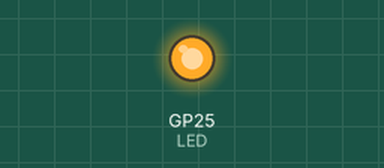
A program run on a simulated Raspberry Pi Pico running MicroPython. Shown: output pins drawn as LEDs (lit = HIGH). WiFi joins after 1.5 s; the clock reads 2024-03-15 10:24:30 at power-on unless the program sets it; what the program prints to the serial console is not drawn.

Above: at 3.0 s.
At 5.0 s:
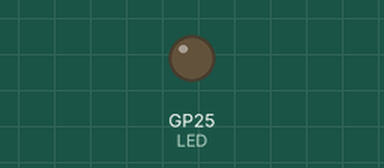
Timing chart, 0 to 7.2 s (numbered marks = the images above):
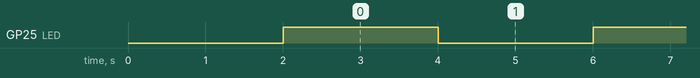

The program:

main.py
```python
# (licence header left out)
# Import statements
from machine import Pin
import time
import network

# Constants
SSID = "ssid"  # WiFi SSID
PASSWORD = "pass"  # WiFi PASSWORD
LED_PIN = 'LED'  # GPIO pin number for the onboard LED
LED = Pin(LED_PIN, Pin.OUT)
TIMEOUT = 10  # Connection timeout in seconds
RETRY_LIMIT = 5  # Number of connection attempts before waiting
RETRY_DELAY = 300  # Delay between retry attempts in seconds (5 minutes)

def blink_led(duration=2, interval=2, times=1):
    """Blink the LED for a specified duration and interval."""
    for _ in range(times):
        LED.value(1)
        time.sleep(duration)
        LED.value(0)
        time.sleep(interval)

def connect_wifi():
    """Connect to Wi-Fi with retries and return True if successful, False otherwise."""
    wifi = network.WLAN(network.STA_IF)
    wifi.active(True)

    for attempt in range(RETRY_LIMIT):
        wifi.connect(SSID, PASSWORD)

        start_time = time.time()
        while not wifi.isconnected():
            if time.time() - start_time > TIMEOUT:
                print(f"Attempt {attempt + 1} failed to connect to Wi-Fi")
                blink_led(duration=0.2, interval=0.2, times=3)
                break
            time.sleep(1)
        else:
            print('Wi-Fi connected')
            return True

        # Wait before retrying
        time.sleep(RETRY_DELAY)

    print("Failed to connect to Wi-Fi after several attempts")
    blink_led(duration=0.2, interval=0.2, times=3)
    return False

def main():
    """Main function to manage Wi-Fi connection and LED blinking."""
    if connect_wifi():
        while True:
            blink_led()

if __name__ == '__main__':
    main()
```

Measured:
- by itself, GP25 (LED): alternates HIGH for 2.0 s and LOW for 2.0 s
